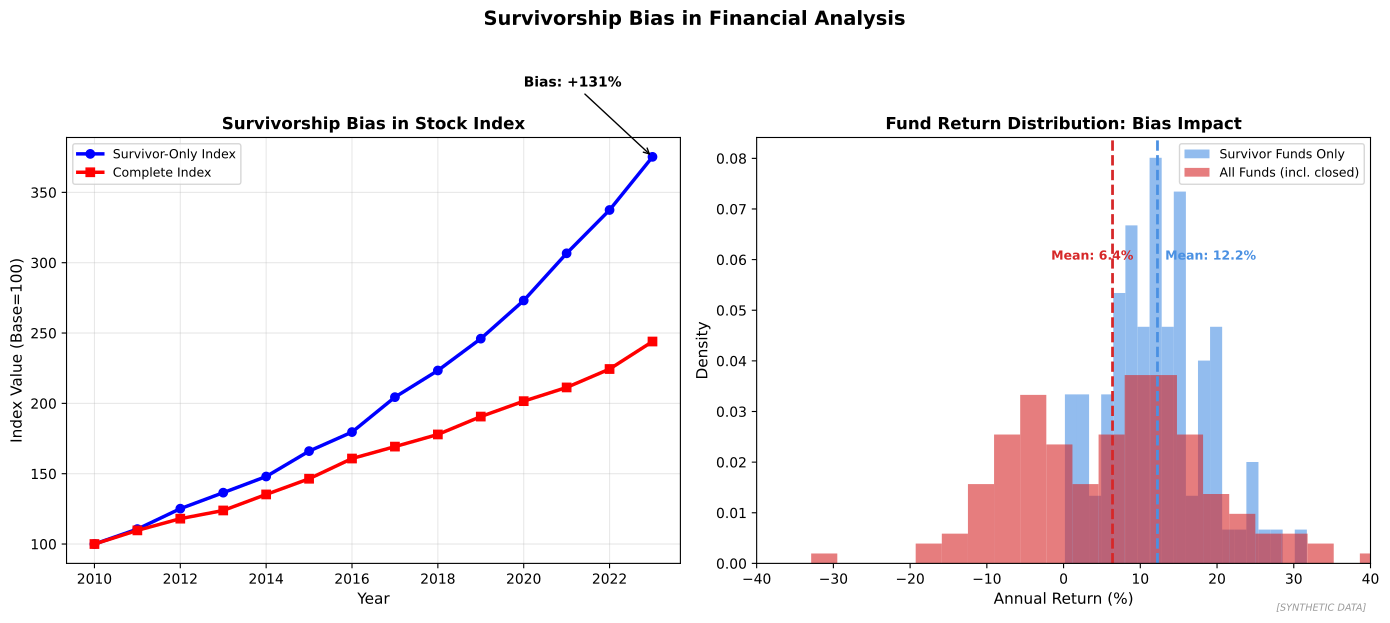

Write the Python code that produced this figure.
"""
Survivorship Bias in Finance
Impact on backtesting and analysis

Output: survivorship_bias.pdf
Module: module_03_ai_ml
Lesson: 34 - Prediction Limitations
"""

from pathlib import Path
import matplotlib.pyplot as plt
import numpy as np

CHART_METADATA = {
    'title': 'Survivorship Bias',
    'module': 'module_03_ai_ml',
    'lesson': 34,
    'url': 'https://github.com/Digital-AI-Finance/digital-finance/tree/main/module_03_ai_ml/figures/survivorship_bias'
}

plt.rcParams.update({'font.size': 10, 'axes.labelsize': 10})

def create_chart():
    fig, axes = plt.subplots(1, 2, figsize=(14, 6))

    np.random.seed(42)

    # Survivorship bias in stock returns
    ax1 = axes[0]

    years = np.arange(2010, 2024)

    # S&P 500 with and without survivorship
    sp500_biased = [100]
    sp500_unbiased = [100]

    for i in range(len(years) - 1):
        # Biased only includes survivors (higher returns)
        sp500_biased.append(sp500_biased[-1] * (1 + np.random.uniform(0.08, 0.15)))
        # Unbiased includes all stocks including failures
        sp500_unbiased.append(sp500_unbiased[-1] * (1 + np.random.uniform(0.04, 0.10)))

    ax1.plot(years, sp500_biased, 'b-', linewidth=2.5, marker='o', label='Survivor-Only Index')
    ax1.plot(years, sp500_unbiased, 'r-', linewidth=2.5, marker='s', label='Complete Index')

    # Difference annotation
    final_diff = sp500_biased[-1] - sp500_unbiased[-1]
    ax1.annotate(f'Bias: +{final_diff:.0f}%', xy=(2023, sp500_biased[-1]),
                xytext=(2020, sp500_biased[-1] + 50), fontsize=10, fontweight='bold',
                arrowprops=dict(arrowstyle='->', color='black'))

    ax1.set_xlabel('Year', fontsize=11)
    ax1.set_ylabel('Index Value (Base=100)', fontsize=11)
    ax1.set_title('Survivorship Bias in Stock Index', fontsize=12, fontweight='bold')
    ax1.legend(loc='upper left', fontsize=9)
    ax1.grid(True, alpha=0.3)

    # Fund performance distribution
    ax2 = axes[1]

    # With survivorship bias (only successful funds shown)
    biased_returns = np.random.normal(12, 8, 100)
    biased_returns = biased_returns[biased_returns > 0]  # Remove "failed" funds

    # Without bias (all funds)
    unbiased_returns = np.random.normal(6, 12, 150)

    ax2.hist(biased_returns, bins=20, alpha=0.6, color='#4A90E2', label='Survivor Funds Only', density=True)
    ax2.hist(unbiased_returns, bins=25, alpha=0.6, color='#D62728', label='All Funds (incl. closed)', density=True)

    # Mean lines
    ax2.axvline(x=np.mean(biased_returns), color='#4A90E2', linestyle='--', linewidth=2)
    ax2.axvline(x=np.mean(unbiased_returns), color='#D62728', linestyle='--', linewidth=2)

    ax2.text(np.mean(biased_returns) + 1, 0.06, f'Mean: {np.mean(biased_returns):.1f}%',
            fontsize=9, color='#4A90E2', fontweight='bold')
    ax2.text(np.mean(unbiased_returns) - 8, 0.06, f'Mean: {np.mean(unbiased_returns):.1f}%',
            fontsize=9, color='#D62728', fontweight='bold')

    ax2.set_xlabel('Annual Return (%)', fontsize=11)
    ax2.set_ylabel('Density', fontsize=11)
    ax2.set_title('Fund Return Distribution: Bias Impact', fontsize=12, fontweight='bold')
    ax2.legend(loc='upper right', fontsize=9)
    ax2.set_xlim(-40, 40)

    fig.suptitle('Survivorship Bias in Financial Analysis', fontsize=14, fontweight='bold', y=1.02)
    fig.text(0.98, 0.02, '[SYNTHETIC DATA]', fontsize=7, color='#999999', ha='right', style='italic')
    plt.tight_layout()

    output_path = Path(__file__).parent / 'survivorship_bias.pdf'
    plt.savefig(output_path, format='pdf', dpi=300, bbox_inches='tight')
    plt.close()
    print(f"Chart saved to: {output_path}")
    return output_path

if __name__ == '__main__':
    create_chart()
